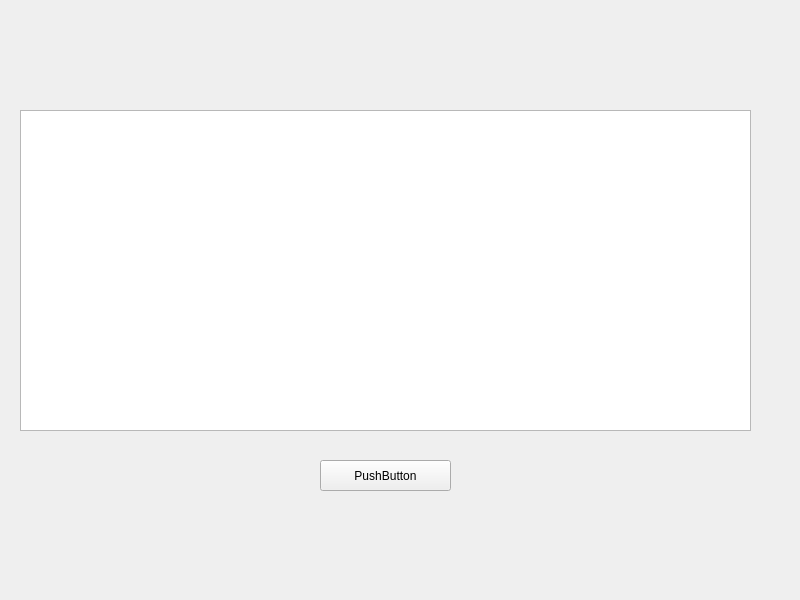
<?xml version="1.0" encoding="UTF-8"?>
<ui version="4.0">
 <class>Form</class>
 <widget class="QWidget" name="Form">
  <property name="geometry">
   <rect>
    <x>0</x>
    <y>0</y>
    <width>800</width>
    <height>600</height>
   </rect>
  </property>
  <property name="windowTitle">
   <string>Form</string>
  </property>
  <widget class="QPushButton" name="pushButton">
   <property name="geometry">
    <rect>
     <x>320</x>
     <y>460</y>
     <width>131</width>
     <height>31</height>
    </rect>
   </property>
   <property name="text">
    <string>PushButton</string>
   </property>
  </widget>
  <widget class="QTableView" name="tableView">
   <property name="geometry">
    <rect>
     <x>20</x>
     <y>110</y>
     <width>731</width>
     <height>321</height>
    </rect>
   </property>
  </widget>
 </widget>
 <resources/>
 <connections/>
</ui>
